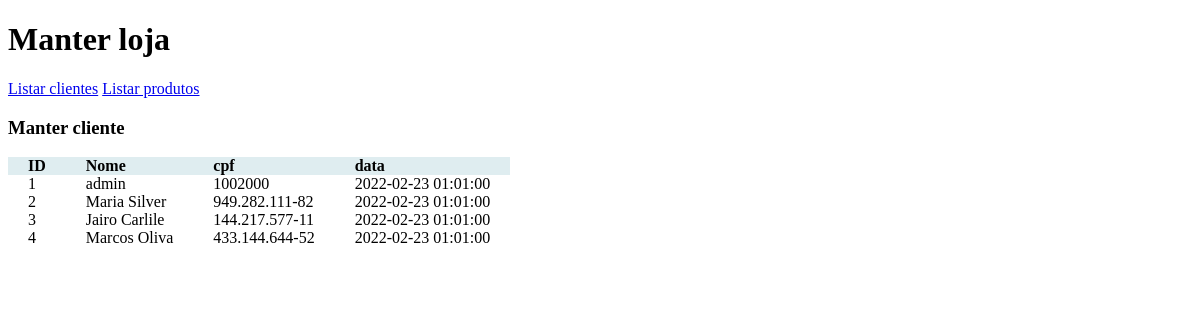
The app's page /cliente/findall/ with its own data.
### tables this page shows
CREATE TABLE cliente(
    id integer PRIMARY KEY AUTOINCREMENT NOT NULL,
    nome text NOT NULL,
    cpf text NOT NULL,
    email text NOT NULL,
    data_cadastro TIMESTAMP NOT NULL DEFAULT CURRENT_TIMESTAMP
);

### webapp/routes.py (the view)
@app.route("/cliente/findall/")
def findall():
    from manter.dao import DaoCliente
    dao = DaoCliente()
    clientes = dao.findall()
    return render_template("manter.html", clientes=clientes)

### manter/dao.py (called while the page is built)
    def findall(self): # R
        from manter.database import Database
        conn = Database.get_connection()
        res = conn.execute(
            "SELECT * FROM cliente"
        )
        return res.fetchall()

### manter/database.py (called while the page is built)
    @staticmethod
    def get_connection():
        connection = sqlite3.connect(DB_FILE)
        return connection

### webapp/templates/manter.html
{% extends "layout.html" %}
{% block content %}
<div class="page">
<h3>Manter cliente</h3>
    <div class="dataview">
        <div class="th">ID</div>
        <div class="th">Nome</div>
        <div class="th">cpf</div>
        <div class="th">data</div>
    {% for cli in clientes %}
        <div> {{ cli[0] }} </div>
        <div> {{ cli[1] }} </div>
        <div> {{ cli[2] }} </div>
        <div> {{ cli[4] }} </div>
    {% endfor %}
    </div>
</div>
{% endblock %}

### webapp/templates/layout.html (shortened to what this page needs)
<!DOCTYPE html>
<html>
<head>
    <link rel="stylesheet" type="text/css" href="{{ url_for('static', filename='site.css') }}"  />
</head>
<body>
<div class="main">
    <h1>Manter loja</h1>
    <nav>
        <a href="{{ '/cliente/findall' }}">Listar clientes</a>
        <a href="{{ '/produto/findall' }}">Listar produtos</a>
    </nav>
    <div class="content">
    {% block content %}
    {% endblock %}
    </div>
</div>
</body>
</html>

### webapp/static/site.css (style rules this page uses)
div.dataview { display: grid; grid-template-columns: repeat(4, max-content); }
div.dataview div.th { font-weight: bold; background: #dfedf0; }
div.dataview div { padding: 0 20px; }

### records on screen
cliente: id "1", nome "admin", cpf "1002000", data_cadastro "2022-02-23 01:01:00"
cliente: id "2", nome "Maria Silver", cpf "949.282.111-82", data_cadastro "2022-02-23 01:01:00"
cliente: id "3", nome "Jairo Carlile", cpf "144.217.577-11", data_cadastro "2022-02-23 01:01:00"
cliente: id "4", nome "Marcos Oliva", cpf "433.144.644-52", data_cadastro "2022-02-23 01:01:00"
